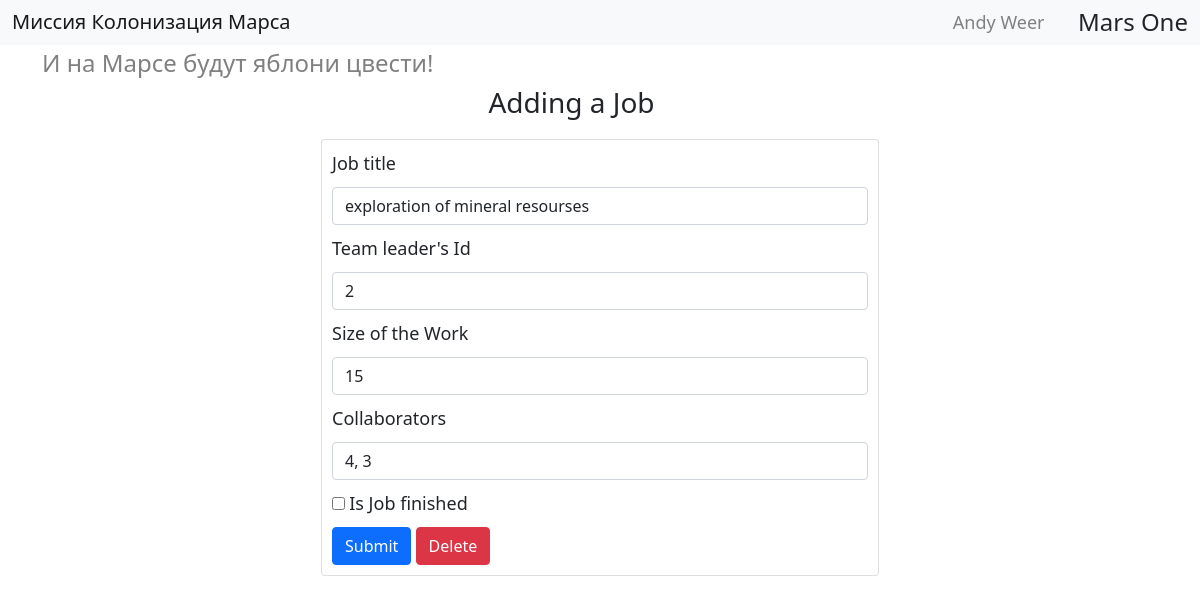
/job/2 (signed in), run on the app's committed database.
### __all_models.py (models this page shows)
class User(SqlAlchemyBase, UserMixin):
    __tablename__ = 'users'
    id = Column(Integer, primary_key=True, autoincrement=True)
    surname = Column(String)
    name = Column(String)
    age = Column(Integer)
    position = Column(String)
    speciality = Column(String)
    address = Column(String)
    email = Column(String, unique=True)
    hashed_password = Column(String, default="password")
    modified_date = Column(DateTime, default=datetime.now)

class Jobs(SqlAlchemyBase):
    __tablename__ = "jobs"
    id = Column(Integer, primary_key=True, autoincrement=True)
    team_leader = Column(Integer, ForeignKey("users.id"))
    job = Column(String)
    work_size = Column(Integer)
    collaborators = Column(String)
    start_date = Column(DateTime)
    end_date = Column(DateTime, nullable=True)
    is_finished = Column(Boolean)

### app.py (the view, shortened to what this page needs)
@app.route("/job/<int:job_id>", methods=['GET', 'POST'])
@login_required
def edit_job(job_id):
    print(current_user.id)
    form = JobForm()
    if request.method == "GET":
        job = session.query(Jobs).filter(
            Jobs.id == job_id,
            (Jobs.team_leader == current_user.id) | (current_user.id == 1)
        ).first()
        if job:
            form.job.data = job.job
            form.team_leader.data = job.team_leader
            form.work_size.data = job.work_size
            form.collaborators.data = job.collaborators
            form.is_finished.data = job.is_finished
        else:
            abort(404)
    return render_template("add_job.html", title="Изменить работу", form=form,
                           job_id=job_id, delete=True)

### forms.py
class JobForm(FlaskForm):
    team_leader = IntegerField("Team leader's Id", validators=[DataRequired()])
    job = StringField("Job title", validators=[DataRequired()])
    work_size = IntegerField("Size of the Work", validators=[DataRequired()])
    collaborators = StringField("Collaborators", validators=[DataRequired()])
    is_finished = BooleanField("Is Job finished")
    submit = SubmitField("Submit")

### app.py (called while the page is built)
@login_manager.user_loader
def load_user(user_id):
    return session.query(User).get(user_id)

### templates/add_job.html (shortened to what this page needs)
{% extends "base.html" %}
{% block content %}
<h3 class="title">Adding a Job</h3>
<div class="holder card">
    <form method="POST" action="">
        {{ form.job.label(class="form-label label") }}
        {{ form.job(class="form-control") }}
        {{ form.team_leader.label(class="form-label label") }}
        {{ form.team_leader(class="form-control") }}
        {{ form.work_size.label(class="form-label label") }}
        {{ form.work_size(class="form-control") }}
        {{ form.collaborators.label(class="form-label label") }}
        {{ form.collaborators(class="form-control") }}
        <div class="form-control-check">
            {{ form.is_finished(class="form-control-check") }}
            {{ form.is_finished.label(class="form-label label") }}
        </div>
        {{ form.submit(class="btn btn-primary") }}
        {% if delete %}
            <a href="/deljob/{{ job_id }}" class="btn btn-danger">Delete</a>
        {% endif %}
    </form>
</div>
{% endblock %}

### templates/base.html (shortened to what this page needs)
<!doctype html>
<html lang="en">
  <head>
    <link href="https://cdn.jsdelivr.net/npm/bootstrap@5.0.0-beta2/dist/css/bootstrap.min.css" rel="stylesheet">
    <link rel="stylesheet" type="text/css" href="{{url_for('static', filename='css/style.css')}}"/>
  </head>
  <body>
    <nav class="navbar navbar-light bg-light">
      <div class="container-fluid">
        <span><a href="/" class="navbar-brand mb-0 h1">Миссия Колонизация Марса</a></span>
        <div class="navbar-inner">
          {% if current_user.is_authenticated %}
            <a href="{{ url_for('logout') }}" class="navbar-name">{{ current_user.name }} {{ current_user.surname }}</a>
          {% else %}
          <div class="buttons-wrapper">
            <a href="{{ url_for('register') }}" class="btn btn-primary">Register</a>
            <a href="{{ url_for('login') }}" class="btn btn-success">Login</a>
          </div>
          {% endif %}
          <span class="nav-item h4 mr-10 mb-0">Mars One</span>
        </div>
      </div>
    </nav>
    <div class="container">
      <h4 class="mt-1">И на Марсе будут яблони цвести!</h4>
      {% block content %}{% endblock %}
    </div>
  </body>
</html>

### static/css/style.css (style rules this page uses)
body { padding-bottom: 20px; }
h4 { color: grey; }
.title { width: 20%; margin: 0 auto; }
.holder { width: 50%; margin: 20px auto; padding: 10px; padding-top: 0; }
.label { margin-top: 10px; margin-bottom: 10px; font-size: 18px; }
.navbar-inner { display: flex; width: 20%; justify-content: space-between; align-items: center; }
.navbar-name { text-decoration: none; margin: 0; color: #808080; font-size: 18px; transition: all .1s; }

### data on the page
User: name "Andy", surname "Weer"
Jobs: job "exploration of mineral resourses", team_leader "2", work_size "15", collaborators "4, 3"
